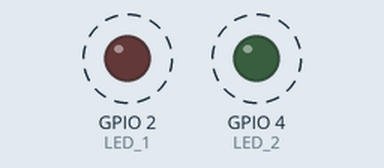
A program run on a simulated ESP32. Parts: output pins drawn as LEDs (lit = HIGH). Dashed ring = blinking.

Above: at 0.2 s.
Timing chart, 0 to 5.5 s (numbered marks = the images above):
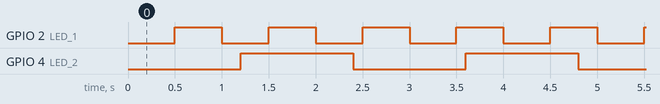

Measured:
- by itself, GPIO 2 (LED_1): alternates HIGH for 0.50 s and LOW for 0.50 s
- by itself, GPIO 4 (LED_2): alternates HIGH for 1.2 s and LOW for 1.2 s

The program:

main.cpp
```cpp
#include <Arduino.h>

const int LED_1 = 2;
const int LED_2 = 4;

const unsigned long intervalLED1 = 500;
const unsigned long intervalLED2 = 1200;

unsigned long previousMillisLED1 = 0;
unsigned long previousMillisLED2 = 0;

bool stateLED1 = LOW;
bool stateLED2 = LOW;

void setup() {
  pinMode(LED_1, OUTPUT);
  pinMode(LED_2, OUTPUT);
}

void loop() {
  unsigned long currentMillis = millis();

  if (currentMillis - previousMillisLED1 >= intervalLED1) {
    previousMillisLED1 = currentMillis;
    stateLED1 = !stateLED1;
    digitalWrite(LED_1, stateLED1);
  }

  if (currentMillis - previousMillisLED2 >= intervalLED2) {
    previousMillisLED2 = currentMillis;
    stateLED2 = !stateLED2;
    digitalWrite(LED_2, stateLED2);
  }
}
```
